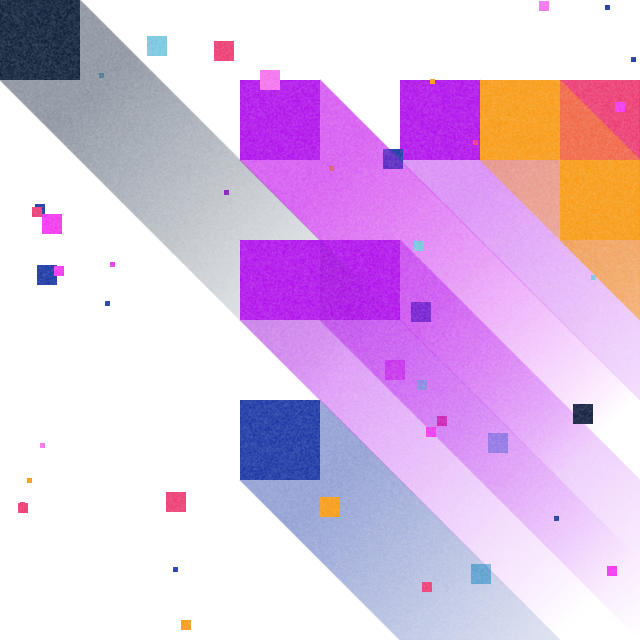
Frame 1 (no input)
Frame 60 (no input): identical to frame 1, image omitted
Frame 120 (the mouse pressed at the canvas centre since frame 60): identical to frame 1, image omitted

The p5.js sketch that drew this single still picture (run headless with seeded random() and noise() and a simulated clock; from frame 60 on, the mouse is pressed at the canvas centre):

// p5.js sketch
// ── sketch.js
// 8x8 = 64

const PIXEL_SIZE = 80;
const CANVAS_SIZE = PIXEL_SIZE * 8;
const COLORS = [
  [245, 110, 238],
  [5, 24, 49],
  [18, 48, 162],
  [114, 198, 222],
  [237, 53, 110],
  [175, 10, 236],
  [243, 46, 240],
  [248, 152, 13]
];

// Board:
var board = [];
while(board.push([]) < 10);

function setup() {
  createCanvas(CANVAS_SIZE, CANVAS_SIZE, P2D);
  //blendMode(OVERLAY);
  noStroke();
  background(255);

  for(let i = 0; i < 10; i++) {
        let xval = round(random(0, 7));
        let yval = round(random(0, 7));
        let c = COLORS[round(random(0,COLORS.length - 1))];
        // Shadow
        for (let k = 0; k < CANVAS_SIZE; k += 0.5){
          let inter = map(k*2,100, CANVAS_SIZE, 0, 1);
          let c1 = color(c[0], c[1], c[2], 120);
          let c2 = color(c[0], c[1], c[2], 0);
          let col = lerpColor(c1, c2, inter);
          stroke(col);
          line(xval*PIXEL_SIZE + k, yval*PIXEL_SIZE + PIXEL_SIZE + k, xval*PIXEL_SIZE+PIXEL_SIZE + k, yval*PIXEL_SIZE + k);
        }
        noStroke();
        fill(c);
        rect(xval*PIXEL_SIZE,yval*PIXEL_SIZE, PIXEL_SIZE, PIXEL_SIZE);
      for(let j = 0; j < 8; j++) {
        if (random(0,8) < 1) {
          fill(COLORS[round(random(0,COLORS.length - 1))]);
          let xval = round(random(0, CANVAS_SIZE));
          let yval = round(random(0, CANVAS_SIZE));
          rect(xval,yval,PIXEL_SIZE/4, PIXEL_SIZE/4);
        }
        if (random(0,6) < 1) {
          fill(COLORS[round(random(0,COLORS.length - 1))]);
          let xval = round(random(0, CANVAS_SIZE));
          let yval = round(random(0, CANVAS_SIZE));
          rect(xval,yval,PIXEL_SIZE/8, PIXEL_SIZE/8);
        }
        if (random(0,4) < 1) {
          fill(COLORS[round(random(0,COLORS.length - 1))]);
          let xval = round(random(0, CANVAS_SIZE));
          let yval = round(random(0, CANVAS_SIZE));
          rect(xval,yval,PIXEL_SIZE/16, PIXEL_SIZE/16);
        }
    }
  }

  // Noise
  blendMode(SCREEN);
  let noiseScale = 0.02;
  for (let y = 0; y < height; y++) {
    for (let x = 0; x < width; x++) {
      //noiseDetail(500, 0.9);
      //noiseVal = noise(x*noiseScale, y*noiseScale);
      noiseVal = random(0,0.3);
      stroke(255, noiseVal*255);
      point(x,y);
    }
  }

}

function draw() {


}
